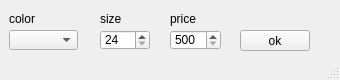
<?xml version="1.0" encoding="UTF-8"?>
<ui version="4.0">
 <class>MainWindow</class>
 <widget class="QMainWindow" name="MainWindow">
  <property name="geometry">
   <rect>
    <x>0</x>
    <y>0</y>
    <width>340</width>
    <height>80</height>
   </rect>
  </property>
  <property name="minimumSize">
   <size>
    <width>340</width>
    <height>80</height>
   </size>
  </property>
  <property name="maximumSize">
   <size>
    <width>340</width>
    <height>80</height>
   </size>
  </property>
  <property name="windowTitle">
   <string>MainWindow</string>
  </property>
  <widget class="QWidget" name="centralwidget">
   <widget class="QLabel" name="m_label1">
    <property name="geometry">
     <rect>
      <x>9</x>
      <y>9</y>
      <width>70</width>
      <height>20</height>
     </rect>
    </property>
    <property name="text">
     <string>color</string>
    </property>
   </widget>
   <widget class="QLabel" name="m_label2">
    <property name="geometry">
     <rect>
      <x>100</x>
      <y>9</y>
      <width>50</width>
      <height>20</height>
     </rect>
    </property>
    <property name="text">
     <string>size</string>
    </property>
   </widget>
   <widget class="QLabel" name="m_label3">
    <property name="geometry">
     <rect>
      <x>170</x>
      <y>9</y>
      <width>50</width>
      <height>20</height>
     </rect>
    </property>
    <property name="text">
     <string>price</string>
    </property>
   </widget>
   <widget class="QPushButton" name="m_ok">
    <property name="geometry">
     <rect>
      <x>240</x>
      <y>30</y>
      <width>70</width>
      <height>21</height>
     </rect>
    </property>
    <property name="text">
     <string>ok</string>
    </property>
   </widget>
   <widget class="QComboBox" name="m_color">
    <property name="geometry">
     <rect>
      <x>9</x>
      <y>30</y>
      <width>69</width>
      <height>20</height>
     </rect>
    </property>
   </widget>
   <widget class="QSpinBox" name="m_size">
    <property name="geometry">
     <rect>
      <x>100</x>
      <y>30</y>
      <width>50</width>
      <height>20</height>
     </rect>
    </property>
    <property name="suffix">
     <string/>
    </property>
    <property name="prefix">
     <string/>
    </property>
    <property name="minimum">
     <number>24</number>
    </property>
    <property name="maximum">
     <number>45</number>
    </property>
   </widget>
   <widget class="QSpinBox" name="m_price">
    <property name="geometry">
     <rect>
      <x>170</x>
      <y>30</y>
      <width>51</width>
      <height>20</height>
     </rect>
    </property>
    <property name="minimum">
     <number>500</number>
    </property>
    <property name="maximum">
     <number>100000</number>
    </property>
   </widget>
  </widget>
  <widget class="QStatusBar" name="statusbar"/>
 </widget>
 <resources/>
 <connections/>
</ui>
